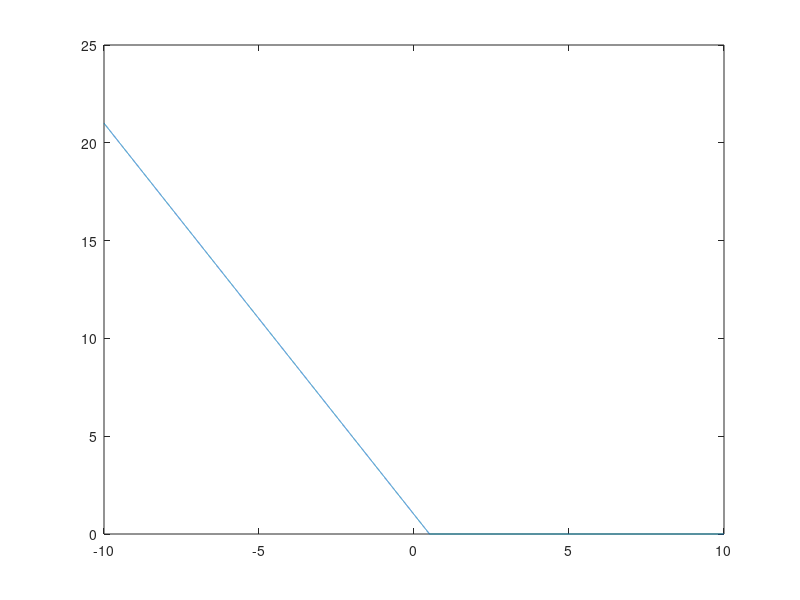

Source code (MATLAB):
clc;
clear all;
close all;
%%
t = -10:0.001:10;
x = zeros(size(t));
for i = 1:length(t);
    if 1 - 2 * t(i) > 0
        x(i) = 1 - 2*t(i);
    end;
end;
plot(t, x);